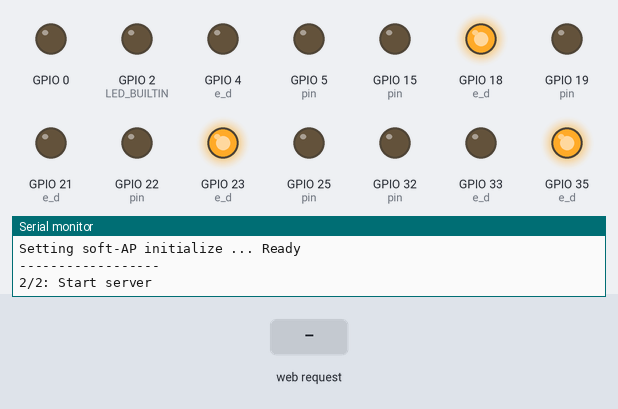
A sketch run on a simulated ESP32. Parts: output pins drawn as LEDs (lit = HIGH), the last lines printed to the serial monitor. Dashed ring = blinking. The inputs (shaded band) are chosen by the test bench.

Above: at 1.2 s.
1.3 s: HTTP request GET /?State=L received
At 1.56 s:
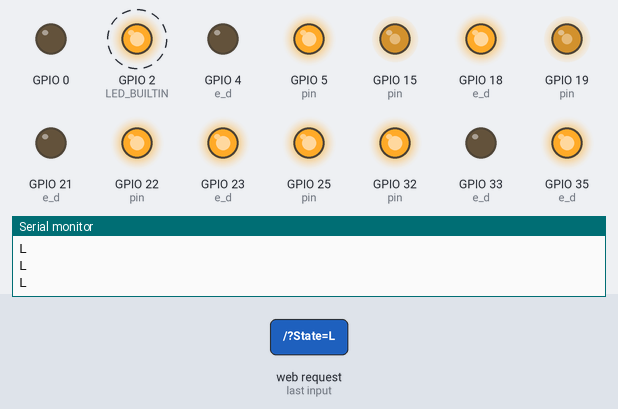
4.3 s: HTTP request GET /?State=R received
At 4.56 s:
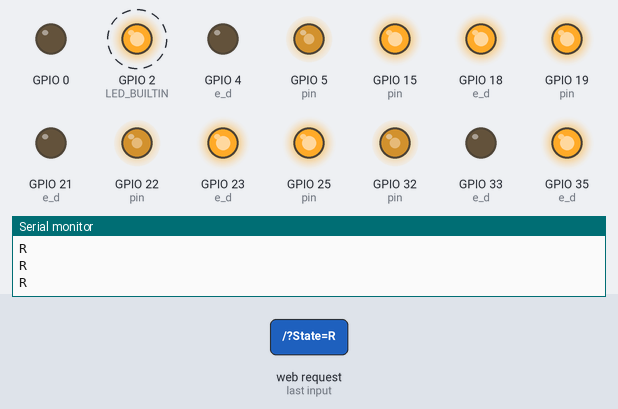
7.3 s: HTTP request GET /?State=F received
At 7.57 s:
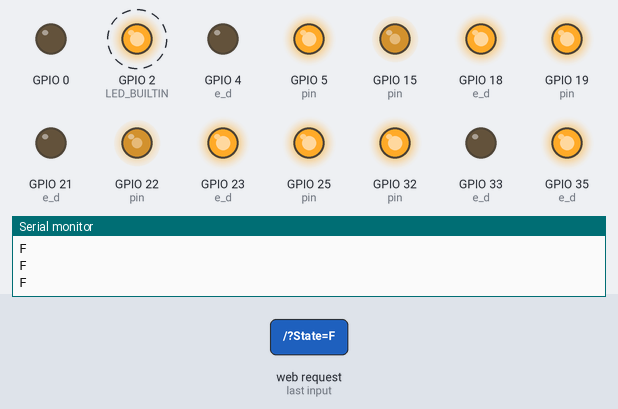
10.3 s: HTTP request GET /?State=B received
At 10.58 s:
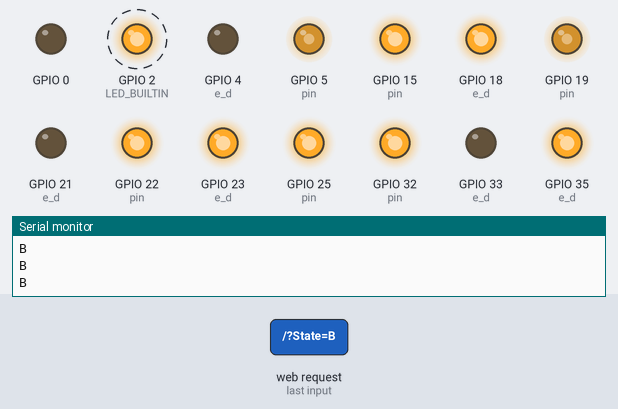
13.3 s: HTTP request GET /?State=L received
At 13.58 s:
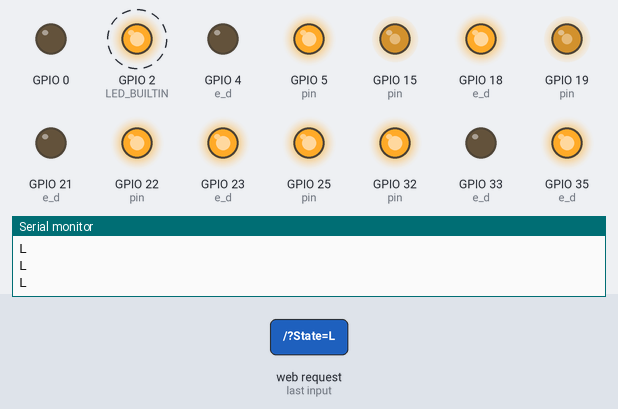
Timing chart, 0 to 17.3 s (numbered marks = the images above; inputs shaded):
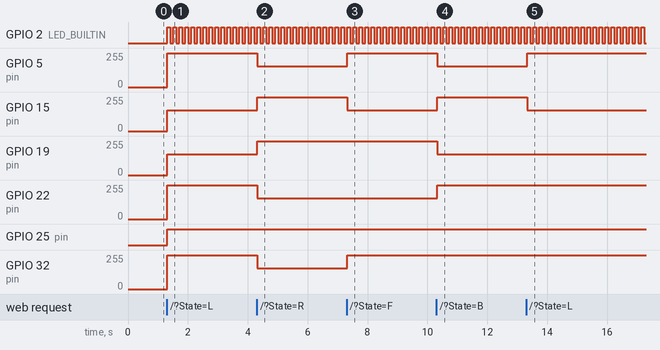

The sketch:

621106_OMNI_STP.ino
```cpp
#include "config.h"

const char* Wifi_Name = "STP_X";
const char* Wifi_Pass = "123456789";

void setup() {
  Serial.begin(115200);
  init();
}

void loop() {
  server.handleClient();
  if (RxCommand != "Hello Test") {
    LEDState = 1 - LEDState;
    digitalWrite(LED_BUILTIN, LEDState);
    Serial.println(RxCommand);

    if (RxCommand == "L")ll();
    if (RxCommand == "R")rrr();
    if (RxCommand == "F")fw();
    if (RxCommand == "B")rw();
    if (RxCommand == "G")fwr();
    if (RxCommand == "I")fwl();
    if (RxCommand == "H")rwr();
    if (RxCommand == "J")rwl();
    if (RxCommand == "S")stp();
  }
  delay(50);
}
```

ctrl.ino
```cpp
// เดินหน้า
void fw() {
  analogWrite(pin[0][1], 255);
  analogWrite(pin[0][0], 255 - acculate);
  analogWrite(pin[1][0], 255);
  analogWrite(pin[1][1], 255 - acculate);

  analogWrite(pin[2][1], 255);
  analogWrite(pin[2][0], 255);
  delay(50);

}

// ถอยหลัง
void rw() {
  analogWrite(pin[0][0], 255);
  analogWrite(pin[0][1], 255 - acculate);
  analogWrite(pin[1][1], 255);
  analogWrite(pin[1][0], 255 - acculate);

  analogWrite(pin[2][1], 255);
  analogWrite(pin[2][0], 255);
  delay(50);

}

// สไลด์ขวา
void rr() {
  analogWrite(pin[0][1], 255);
  analogWrite(pin[0][0], 255 - acculate);
  analogWrite(pin[1][1], 255);
  analogWrite(pin[1][0], 255 - acculate);

  analogWrite(pin[2][1], 255);
  analogWrite(pin[2][0], 255);
  delay(50);

}

// สไลด์ซ้าย
void ll() {
  analogWrite(pin[0][0], 255);
  analogWrite(pin[0][1], 255 - acculate);
  analogWrite(pin[1][0], 255);
  analogWrite(pin[1][1], 255 - acculate);

  analogWrite(pin[2][1], 255);
  analogWrite(pin[2][0], 255);
  delay(50);

}

// เลี้ยวขวา
void rrr() {
  analogWrite(pin[0][1], 255);
  analogWrite(pin[0][0], 255 - acculate);
  analogWrite(pin[1][1], 255);
  analogWrite(pin[1][0], 255 - acculate);
  analogWrite(pin[2][1], 255);
  analogWrite(pin[2][0], 255 - acculate);
  delay(50);


}

// เลี้ยวซ้าย
void lll() {
  analogWrite(pin[0][0], 255);
  analogWrite(pin[0][1], 255 - acculate);
  analogWrite(pin[1][0], 255);
  analogWrite(pin[1][1], 255 - acculate);
  analogWrite(pin[2][0], 255);
  analogWrite(pin[2][1], 255 - acculate);
  delay(50);

}


// เดินหน้า 45 องศาฝั่งขวา
void fwr() {
  analogWrite(pin[0][1], 255);
  analogWrite(pin[0][0], 255 - acculate);
  analogWrite(pin[1][0], 255);
  analogWrite(pin[1][1], 255);
  analogWrite(pin[2][0], 255);
  analogWrite(pin[2][1], 255 - acculate);
  delay(50);

}

// เดินหน้า 45 องศาฝั่งซ้าย
void fwl() {
  analogWrite(pin[0][1], 255);
  analogWrite(pin[0][0], 255);
  analogWrite(pin[1][0], 255);
  analogWrite(pin[1][1], 255 - acculate);
  analogWrite(pin[2][1], 255);
  analogWrite(pin[2][0], 255 - acculate);
  delay(50);

}

// ถอยหลัง 45 องศาฝั่งขวา
void rwr() {
  analogWrite(pin[0][0], 255);
  analogWrite(pin[0][1], 255 - acculate);
  analogWrite(pin[1][0], 255);
  analogWrite(pin[1][1], 255);
  analogWrite(pin[2][1], 255);
  analogWrite(pin[2][0], 255 - acculate);
  delay(50);

}

// ถอยหลัง 45 องศาฝั่งซ้าย
void rwl() {
  analogWrite(pin[0][1], 255);
  analogWrite(pin[0][0], 255);
  analogWrite(pin[1][1], 255);
  analogWrite(pin[1][0], 255 - acculate);
  analogWrite(pin[2][0], 255);
  analogWrite(pin[2][1], 255 - acculate);
  delay(50);

}

// หยุดรถ
void stp() {
  analogWrite(pin[0][1], 255);
  analogWrite(pin[0][0], 255);
  analogWrite(pin[1][0], 255);
  analogWrite(pin[1][1], 255);
  analogWrite(pin[2][0], 255);
  analogWrite(pin[2][1], 255);
}

//======================================

void Initial_WifiAP_Mode() {
  // Create WiFi AP-Mode
  Serial.print("\n------------------\n");
  Serial.print("1/2: Setup AP-Mode\n");
  Serial.print("Wifi_Name = "); Serial.println(Wifi_Name);
  Serial.print("Wifi_Pass = "); Serial.println(Wifi_Pass);
  Serial.print("Wifi_Channel = "); Serial.println(WifiChannel);
  Serial.print("Setting soft-AP initialize ... ");
  WiFi.mode(WIFI_AP);
  Serial.println(WiFi.softAP(Wifi_Name, Wifi_Pass, WifiChannel, WifiHidden, WifiMaxCont) ?
                 "Ready" : "Failed!");
  // Starting WEB-server
  Serial.print("\n------------------\n");
  Serial.print("2/2: Start server\n");
  server.on ( "/", HTTP_handleRoot );
  server.onNotFound ( HTTP_handleRoot );
  server.begin();
}

// initial pin setup
void init() {
    pinMode(LED_BUILTIN, OUTPUT);
  Initial_WifiAP_Mode();
  for (int i = 0; i < 4; i++) {
    pinMode(e_d[i][0], OUTPUT);
    pinMode(e_d[i][1], OUTPUT);
    digitalWrite(e_d[i][0], HIGH);
    digitalWrite(e_d[i][1], LOW);
  }

  for (int i = 0; i < 4; i++) {
    for (int x : pin[i])
      pinMode(x, OUTPUT);
  }
}
```

config.h
```cpp
#include <analogWrite.h>
#include <Arduino.h>
#include <WiFi.h>
#include <WiFiClient.h>
#include <WebServer.h>
#define WifiHidden 0 // 0 = broadcast SSID, 1 = hide SSID
#define WifiMaxCont 2 // maximum simultaneous connected clients (1-4)
#define WifiChannel 12 // Wi-Fi channel number (1-13)

WebServer server(80);
String RxCommand = "Hello Test";
int speedCar = 150, LEDState = 0, delayStep = 500;

int e_d[4][2] = {

  // { Enable , Disable }
  {23, 21}, //Wheel A (ฝั่งคนขับ)
  {18, 4}, //Wheel B
  {35, 33}   //Wheel D
};
int pin[4][2] = {

  // { RPWM , LPWM }
  {22, 19},   //Wheel A (ฝั่งคนขับ)
  {5, 15},   //Wheel B
  {32, 25}     //Wheel D
};
int acculate = 100;

void HTTP_handleRoot(void) {
 if (server.hasArg("State")) {
 RxCommand = server.arg("State");
 }
 server.send ( 200, "text/html", "" );
}
```

Measured:
- after the input at 1.3 s, GPIO 2 (LED_BUILTIN): alternates HIGH for 0.10 s and LOW for 0.10 s, starting at once; GPIO 5 (pin), GPIO 22 (pin), GPIO 32 (pin): 0/255 → 255/255 at once; GPIO 15 (pin), GPIO 19 (pin): 0/255 → 155/255 at once; GPIO 25 (pin): LOW → HIGH at once
- after the input at 4.3 s, GPIO 5 (pin), GPIO 22 (pin), GPIO 32 (pin): 255/255 → 155/255 at once; GPIO 15 (pin), GPIO 19 (pin): 155/255 → 255/255 at once
- after the input at 7.3 s, GPIO 5 (pin), GPIO 32 (pin): 155/255 → 255/255 at once; GPIO 15 (pin): 255/255 → 155/255 at once
- after the input at 10.3 s, GPIO 5 (pin), GPIO 19 (pin): 255/255 → 155/255 at once; GPIO 15 (pin), GPIO 22 (pin): 155/255 → 255/255 at once
- after the input at 13.3 s, GPIO 5 (pin): 155/255 → 255/255 at once; GPIO 15 (pin): 255/255 → 155/255 at once
